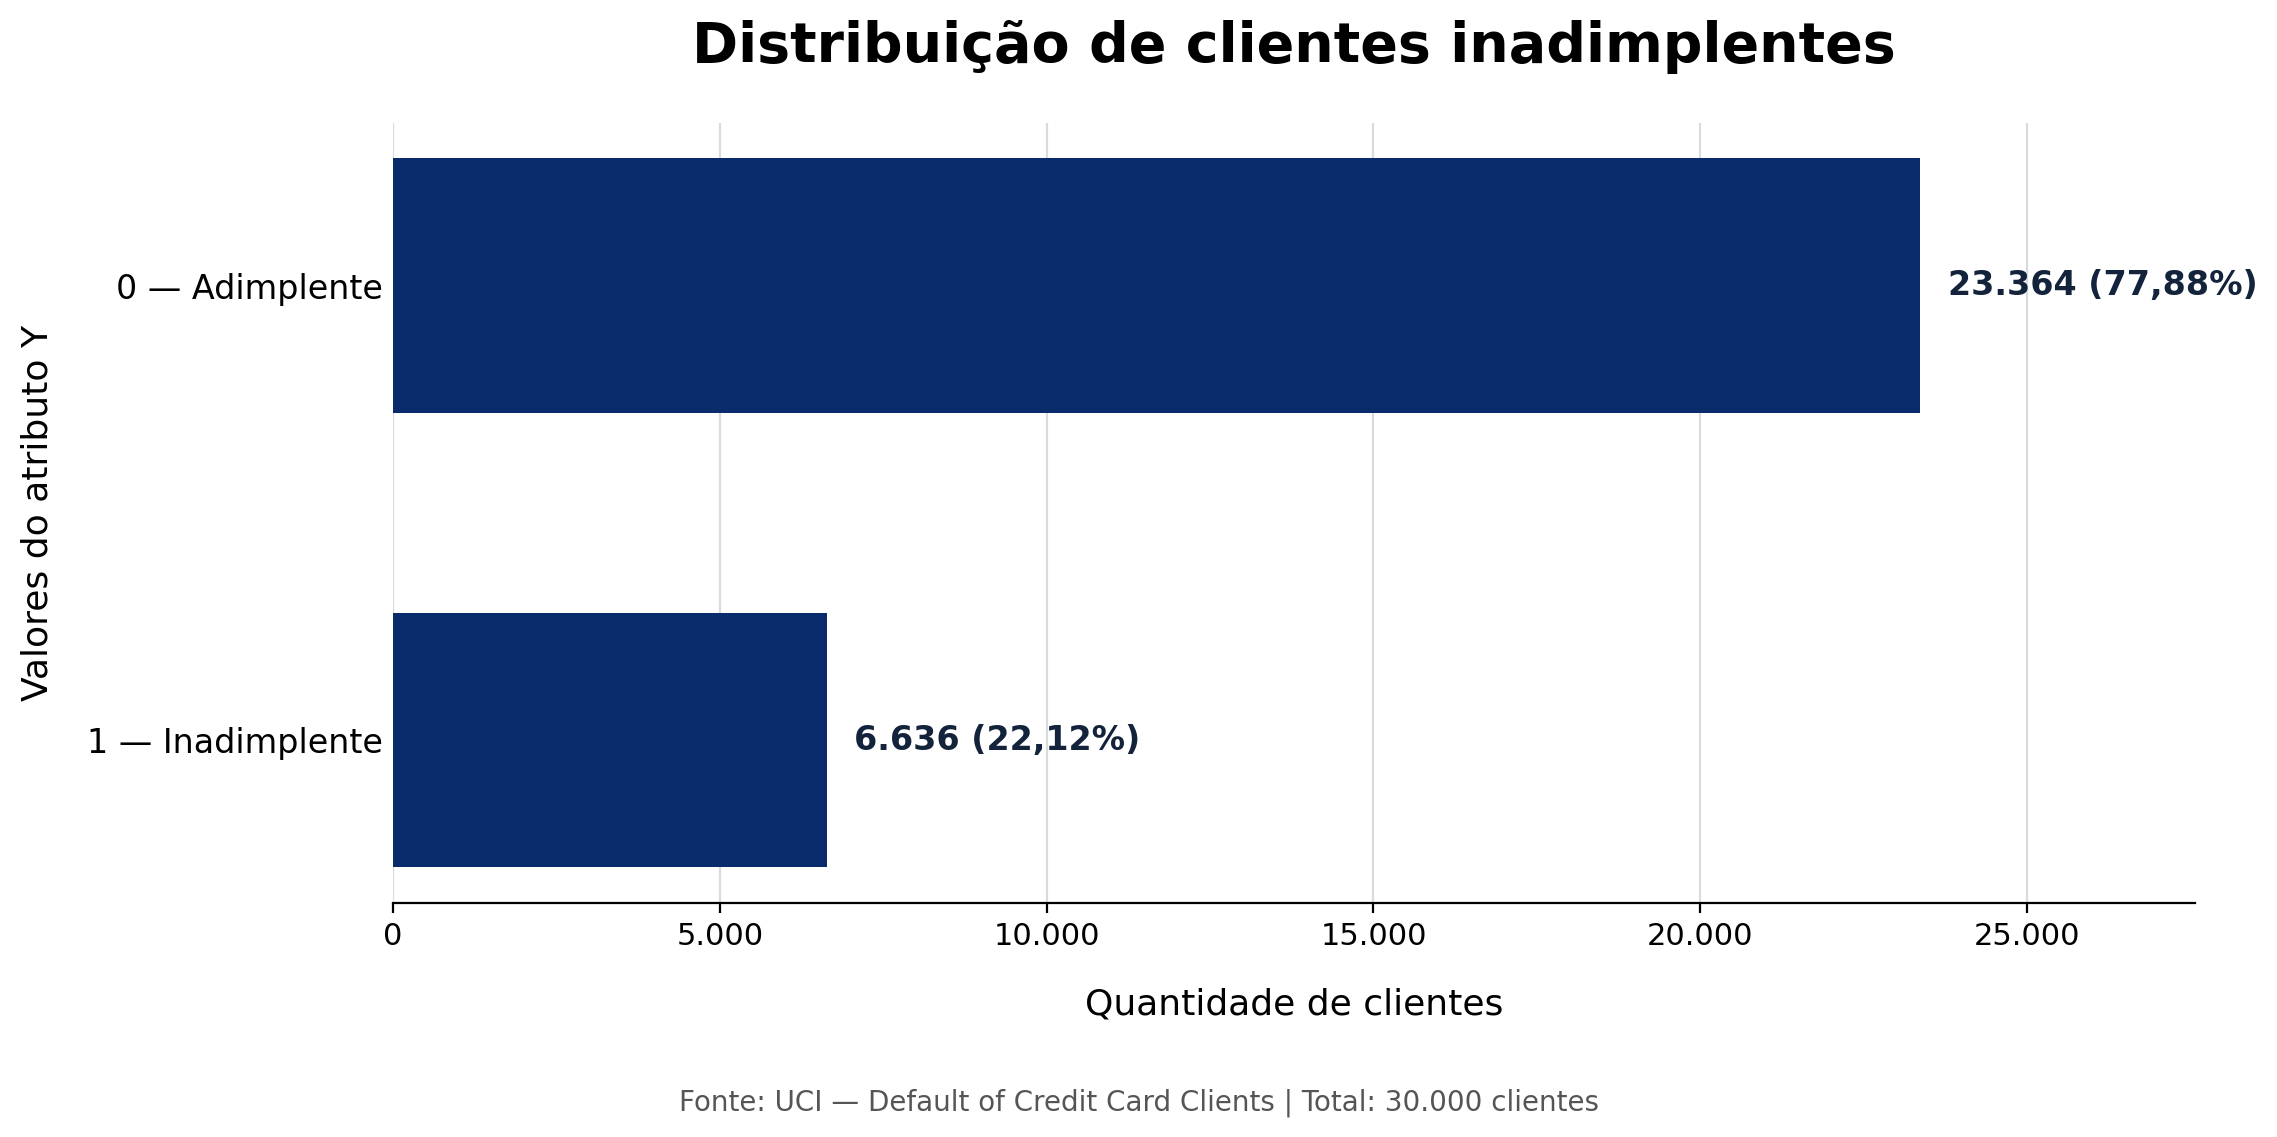

Write Python code to recreate this figure.
"""Distribuição de clientes adimplentes e inadimplentes (dataset UCI 350).

Instalação: pip install pandas matplotlib
Execução: python distribuicao_clientes_inadimplentes.py

O gráfico é horizontal: eixo X = quantidade de clientes,
eixo Y = classes da variável alvo (0 e 1).
"""

from pathlib import Path
import pandas as pd
import matplotlib.pyplot as plt
from matplotlib.ticker import FuncFormatter

BASE = Path(__file__).resolve().parent
CSV_LOCAL = BASE / "UCI_Credit_Card.csv"
CSV_URL = (
    "https://raw.githubusercontent.com/baopuzi/"
    "Credit_Default/master/UCI_Credit_Card.csv"
)
SAIDA = BASE / "distribuicao_clientes_inadimplentes.png"

# Usa arquivo local, se existir; senão, lê uma cópia pública da base.
fonte = CSV_LOCAL if CSV_LOCAL.exists() else CSV_URL
df = pd.read_csv(fonte)

# A coluna Y é o atributo classe da base (0 = adimplente; 1 = inadimplente).
coluna_alvo = next(
    (c for c in ("default.payment.next.month", "default payment next month", "Y") if c in df.columns),
    None,
)
if coluna_alvo is None:
    raise ValueError("A coluna-alvo Y não foi encontrada no CSV.")

contagens = df[coluna_alvo].value_counts().reindex([0, 1], fill_value=0)
classes = ["0 — Adimplente", "1 — Inadimplente"]
valores = contagens.to_list()

fig, ax = plt.subplots(figsize=(11.5, 5.7), dpi=150)
fig.patch.set_facecolor("white")
ax.set_facecolor("white")
barras = ax.barh(classes, valores, color="#092B6C", height=0.56)
ax.invert_yaxis()  # Adimplente em cima, inadimplente embaixo.

ax.set_title("Distribuição de clientes inadimplentes", fontsize=20, weight="bold", pad=22)
ax.set_xlabel("Quantidade de clientes", fontsize=13, labelpad=13)
ax.set_ylabel("Valores do atributo Y", fontsize=13, labelpad=12)

formata_br = lambda n: f"{n:,.0f}".replace(",", ".")
ax.xaxis.set_major_formatter(FuncFormatter(lambda x, pos: formata_br(x)))
ax.set_xlim(0, max(valores) * 1.18)
ax.xaxis.grid(True, alpha=0.25, color="#64748b", linewidth=0.8)
ax.set_axisbelow(True)
for lado in ("top", "right", "left"):
    ax.spines[lado].set_visible(False)
ax.tick_params(axis="y", length=0, labelsize=12)
ax.tick_params(axis="x", labelsize=11)

for barra, valor in zip(barras, valores):
    percentual = valor / len(df) * 100
    rotulo = f"{formata_br(valor)} ({percentual:.2f}%)".replace(
        f"{percentual:.2f}", f"{percentual:.2f}".replace(".", ",")
    )
    ax.text(valor + max(valores) * 0.018,
            barra.get_y() + barra.get_height() / 2,
            rotulo, va="center", ha="left", fontsize=12,
            weight="bold", color="#13233b")

fig.text(0.5, 0.015, f"Fonte: UCI — Default of Credit Card Clients | Total: {formata_br(len(df))} clientes",
         ha="center", fontsize=10, color="#555")
plt.tight_layout(rect=(0, 0.065, 1, 1))
fig.savefig(SAIDA, dpi=200, bbox_inches="tight", facecolor="white")
plt.close(fig)
print(f"Gráfico salvo em: {SAIDA}")
for categoria, valor in zip(classes, valores):
    print(f"{categoria}: {formata_br(valor)} clientes")
